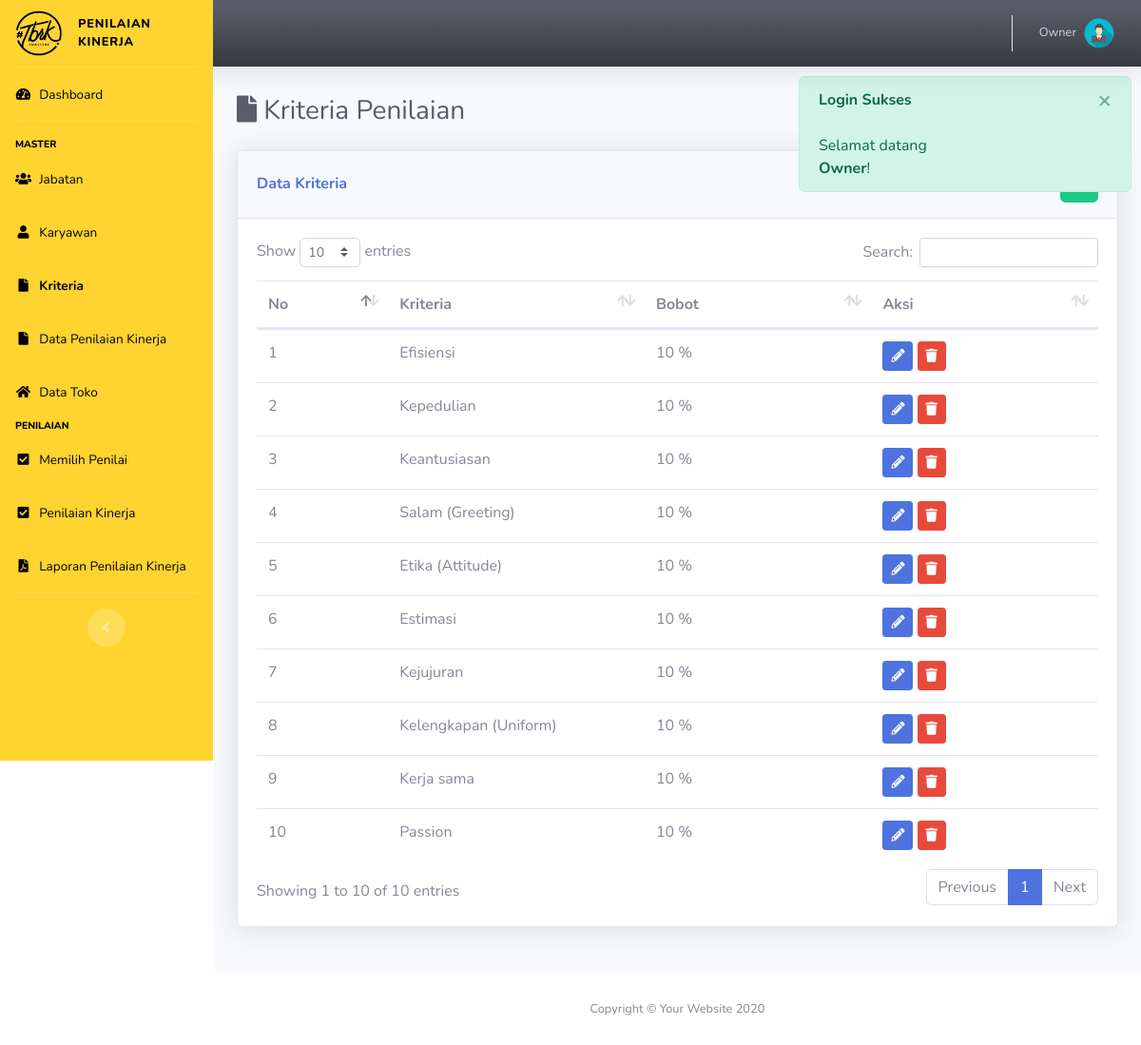
The app's page /index.php?p=kriteria (signed in) with its own data.
### tables this page shows
CREATE TABLE `kriteria` (
  `id_kriteria` int(11) NOT NULL,
  `nama_kriteria` varchar(200) DEFAULT NULL,
  `bobot` double DEFAULT NULL
);

### pages/kriteria.php (the view, shortened to what this page needs)
<div class="d-sm-flex align-items-center justify-content-between mb-4">
    <h1 class="h3 mb-0 text-gray-800"> <i class="fa fa-file"></i> Kriteria Penilaian </h1>
</div>
<?php
	$ket = "Data";
?>
<div class="row row_angket">
	<div class="col mb-4">
		<div class="card shadow mb-4">
            <div class="card-header py-3 d-flex flex-row align-items-center justify-content-between">
                <h6 class="m-0 font-weight-bold text-primary"><?= ucfirst($ket); ?> Kriteria</h6>
                <?php
                if(!isset($_GET['ket'])){
                ?>
                <div class="dropdown no-arrow">
                    <a href="index.php?p=kriteria&ket=tambah" class="btn btn-success" data-toggle="tooltip" data-placement="top" title="Tambah Data"><i class="fa fa-plus"></i></a>
                </div>
            	<?php } ?>
            </div>
            <div class="card-body">
            <?php
            	if(!isset($form)):
            ?>
            	<table class="table dataTable">
            		<thead>
            			<tr>
            				<th width="5%">No</th>
            				<th width="10%">Kriteria</th>
                            <th width="10%">Bobot</th>
            				<th width="10%">Aksi</th>
            			</tr>
            		</thead>
            		<tbody>
            		<?php
            			$i=0;
            			$sql = "SELECT * FROM kriteria";
            			$q = mysqli_query($con, $sql);
            			while($row = mysqli_fetch_array($q)):
            		?>
            			<tr>
            				<td><?= ++$i; ?></td>
            				<td><?= $row['nama_kriteria']; ?></td>
                            <td><?= $row['bobot']; ?> %</td>
            				<td>
            					<a href="index.php?p=kriteria&ket=ubah&id=<?= $row['id_kriteria'] ?>" class="btn btn-sm btn-primary" data-toggle="tooltip" data-placement="top" title="Ubah Data"><i class="fa fa-pencil-alt"></i></a>
                                <button type="button" class="btn btn-sm btn-danger btn-hapus" data-id="<?= $row['id_kriteria'] ?>" data-toggle="tooltip" data-placement="top" title="Hapus">
                                    <i class="fa fa-trash"></i>
                                </button>
            				</td>
            			</tr>
            		<?php endwhile; ?>
            		</tbody>
            	</table>
            	<?php endif; ?>
            </div>
        </div>
    </div>
</div>

### records on screen
kriteria: nama_kriteria "Efisiensi", bobot "10"
kriteria: nama_kriteria "Kepedulian", bobot "10"
kriteria: nama_kriteria "Keantusiasan", bobot "10"
kriteria: nama_kriteria "Salam (Greeting)", bobot "10"
kriteria: nama_kriteria "Etika (Attitude)", bobot "10"
kriteria: nama_kriteria "Estimasi", bobot "10"
kriteria: nama_kriteria "Kejujuran", bobot "10"
kriteria: nama_kriteria "Kelengkapan (Uniform)", bobot "10"
kriteria: nama_kriteria "Kerja sama", bobot "10"
kriteria: nama_kriteria "Passion", bobot "10"

### other values on screen
$_SESSION['name'] "Owner"
$ket "Data"
$_SESSION["flash"]["head"] "Login Sukses"
$_SESSION["flash"]["msg"] "Selamat datang Owner !"
